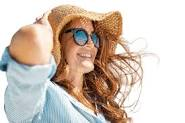
#> input picture download.jpg, 185 x 123 px
$ python arnob.py --image download.jpg
#> lines starting #> are read from the running program, lines starting #| are printed output that depends on the picture
# import the necessary packages
import argparse
import cv2

# construct the argument parser and parse the arguments
ap = argparse.ArgumentParser()
ap.add_argument("-i", "--image", required=True, help="path to input image")
args = vars(ap.parse_args())
print(args)

# load the input image
image = cv2.imread(args["image"])
#> image is the input picture: shape (123, 185, 3); mean B, G, R 184.1, 195.2, 209
# initialize OpenCV's static saliency spectral residual detector and
# compute the saliency map
# saliency = cv2.saliency.StaticSaliencyFineGrained_create()
# (success, saliencyMap) = saliency.computeSaliency(image)

# saliencyMap = (saliencyMap * 255).astype("uint8")
# cv2.imshow("Image", image)
# cv2.imshow("Output", saliencyMap)
# cv2.waitKey(0)
# initialize OpenCV's static fine grained saliency detector and
# compute the saliency map
saliency = cv2.saliency.StaticSaliencyFineGrained_create()
saliency1 = cv2.saliency.ObjectnessBING_create()

# cv2.imshow('res', )
(success, saliencyMap) = saliency.computeSaliency(image)
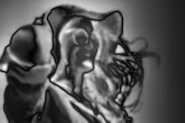
#> saliencyMap: shape (123, 185) float32; min 0.00392, max 1, mean 0.334
#> success = True

# if we would like a binary map that we could process for contours,
# compute convex hull's, extract bounding boxes, etc., we can
# additionally threshold the saliency map
# threshMap = cv2.threshold(saliencyMap.astype("uint8"), 0, 255,
	#cv2.THRESH_BINARY | cv2.THRESH_OTSU)[1]
# show the images
# cv2.imshow("Image", image)
# cv2.imshow("Output", saliencyMap)
# #cv2.imshow("Thresh", threshMap)
# cv2.waitKey(0)
# cv2.destroyAllWindows()
